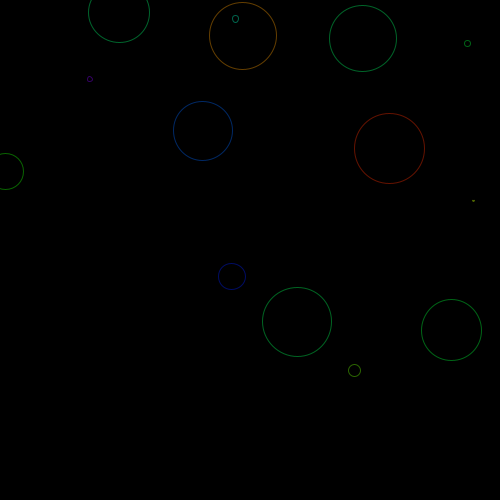
Frame 1 (no input)
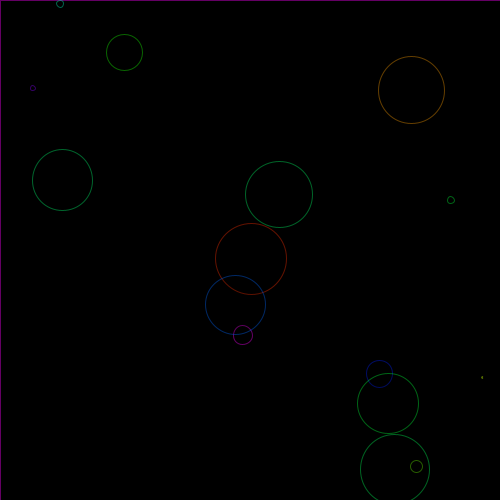
Frame 60 (the mouse pressed at the canvas centre just before this capture)
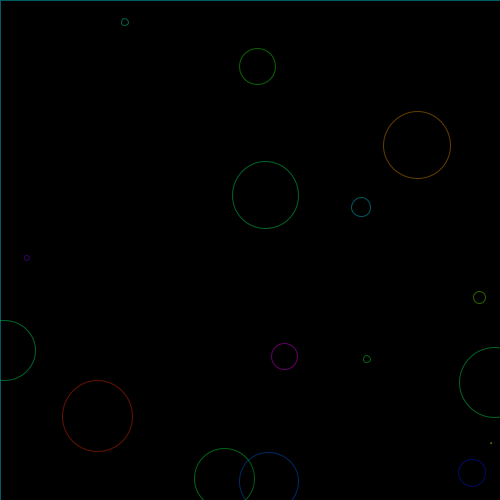
Frame 120 (the mouse held since frame 60 and released just before this capture)

The Processing sketch that drew these frames (run headless with seeded random() and noise(); from frame 60 on, the mouse is pressed at the canvas centre):

// Processing sketch: Jeux_balles2
// ── Jeux_balles2.pde
balle[] balles;
float x, y, vx, vy, d;
void setup(){
  colorMode(HSB);
  size(500,500);
  noFill();
  smooth();
  balles=new balle[0];
  for(int a=0;a<15;a++){
    new balle();
  }
}
void draw(){
  background(0);
  fill(0,20);
  rect(0,0,width,height);
  for(balle b:balles){
    b.bouge();
  }
}
class balle{
  float x, y, vx, vy, d;
  color c=color(random(255),255,255,100);
  balle(){
    x=random(500);
    y=random(500);
    d=random(80);
    float angle = random(TWO_PI);
    float v=3;
    vx=cos(angle)*v;
    vy=sin(angle)*v;
    balles=(balle[]) append(balles,this);
  }
  void bouge(){
    x+=vx;
    y+=vy;
    if(x<0){x=0; vx=abs(vx);}
    if(y<0){y=0; vy=abs(vy);}
    if(x>width){x=width; vx=-abs(vx);}
    if(y>height){y=height; vy=-abs(vy);}
    ellipse(x,y,d,d);
    stroke(c);
    float distance=dist(x,y,pmouseX,pmouseY);
    if(distance<60){
      x=mouseX+((x-mouseX)/distance)*60;
      y=mouseY+((y-mouseY)/distance)*60;
    }
  }
}

void mousePressed(){
   new balle();
}
